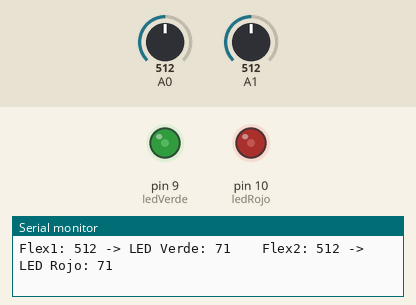
Bench run of a sketch on a simulated Arduino Uno, built with avr-gcc and run on an emulated ATmega328P. On the bench: output pins drawn as LEDs (lit = HIGH), the last lines printed to the serial monitor. The inputs (shaded band) are chosen by the test bench; at power-on: A0 = 512, A1 = 512.

Above: at 1.2 s.
1.3 s: A0 set to 716
At 1.9 s:
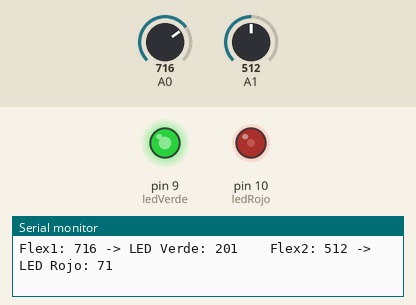
2.8 s: A1 set to 0
At 3.8 s:
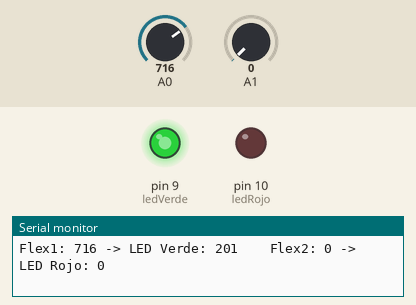
4.4 s: A0 set to 511
At 5.6 s:
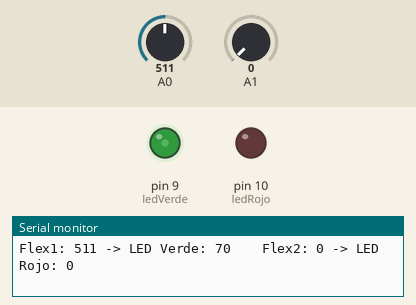
5.9 s: A0 set to 306
At 7.2 s:
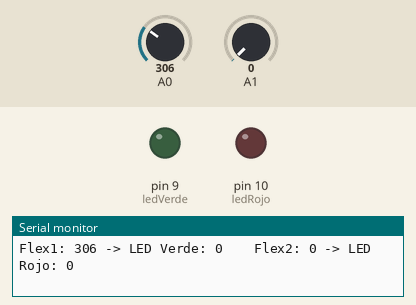
7.5 s: A1 set to 389
10.5 s: A1 set to 419
At 11.4 s:
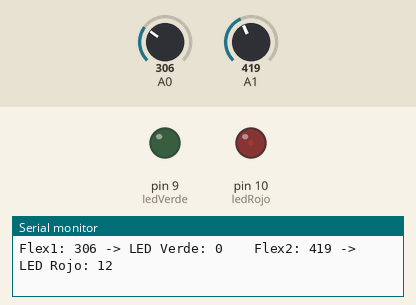
Timing chart, 0 to 13.0 s (numbered marks = the images above; inputs shaded):
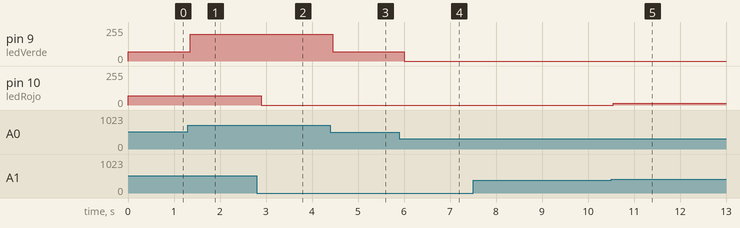

Measured:
- after the input at 1.3 s, pin 9 (ledVerde): 71/255 → 201/255 after 0.05 s
- after the input at 2.8 s, pin 10 (ledRojo): 71/255 → 0/255 after 0.10 s
- after the input at 4.4 s, pin 9 (ledVerde): 201/255 → 70/255 after 0.05 s
- after the input at 5.9 s, pin 9 (ledVerde): 70/255 → 0/255 after 0.10 s
- after the input at 10.5 s, pin 10 (ledRojo): 0/255 → 12/255 after 0.05 s

The sketch:

Flex_GloveLed.ino
```cpp
/*
 ============================================================================
 Título      : Flex Glove Dual con promedio simple
 Descripción : Este programa usa dos sensores Flex para controlar dos LEDs
               según el promedio de varias lecturas. Esto suaviza los datos
               y hace que el brillo del LED sea más estable.
 ----------------------------------------------------------------------------
 Docente     : Renzo Chan Ríos / Lewis De La Cruz
 Curso       : Fundamentos de Biodiseño
 Universidad : Universidad Peruana Cayetano Heredia (UPCH)
 Año         : 2025
 Versión     : 0.6
 ============================================================================
*/

// Pines donde se conectan los sensores Flex
const int flex1 = A0;
const int flex2 = A1;

// Pines PWM donde se conectan los LEDs
const int ledVerde = 9;
const int ledRojo = 10;

// Número de muestras para calcular el promedio
const int muestras = 10;

/*
 * Función: leerPromedio
 * Lee 'muestras' veces un pin analógico y devuelve el promedio.
 * Se utiliza para filtrar el ruido y mejorar la estabilidad del valor leído.
 * Se añade un pequeño retardo entre lecturas para estabilizar el ADC.
 */
int leerPromedio(int pin) {
  long suma = 0;
  for (int i = 0; i < muestras; i++) {
    suma += analogRead(pin);       // Leer el valor del sensor
    delayMicroseconds(10);         // Pequeña pausa para estabilidad del ADC
  }
  return suma / muestras;          // Retorna el promedio
}

void setup() {
  // Se definen los pines de salida para los LEDs
  pinMode(ledVerde, OUTPUT);
  pinMode(ledRojo, OUTPUT);

  // Inicializa el monitor serial para ver los datos
  Serial.begin(9600);
}

void loop() {
  // Leer el promedio de ambos sensores
  int valor1 = leerPromedio(flex1);  // Flexión del primer dedo
  delayMicroseconds(50);             // Pausa entre sensores (opcional)
  int valor2 = leerPromedio(flex2);  // Flexión del segundo dedo

  // Convertir los valores leídos a un rango de brillo (PWM)
  int brilloVerde = map(valor1, 400, 800, 0, 255);
  int brilloRojo  = map(valor2, 400, 800, 0, 255);

  // Limitar los valores a entre 0 y 255 por seguridad
  brilloVerde = constrain(brilloVerde, 0, 255);
  brilloRojo  = constrain(brilloRojo, 0, 255);

  // Enviar el valor al LED (control de brillo proporcional)
  analogWrite(ledVerde, brilloVerde);
  analogWrite(ledRojo, brilloRojo);

  // Mostrar los valores en el monitor serial
  Serial.print("Flex1: ");
  Serial.print(valor1);
  Serial.print(" -> LED Verde: ");
  Serial.print(brilloVerde);

  Serial.print("    Flex2: ");
  Serial.print(valor2);
  Serial.print(" -> LED Rojo: ");
  Serial.println(brilloRojo);

  delay(100);  // Pausa general entre ciclos de lectura
}
```
